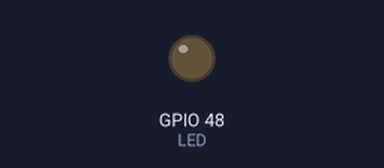
Bench run of a sketch on a simulated ESP32. On the bench: output pins drawn as LEDs (lit = HIGH).

Above: at 0.15 s.
At 19.98 s:
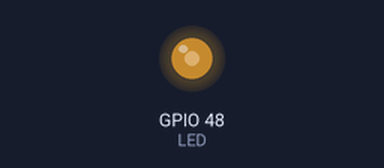
At 39.81 s:
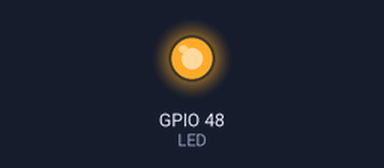
Timing chart, 0 to 40.0 s (numbered marks = the images above):
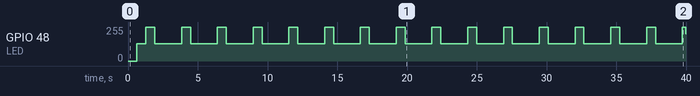

The sketch:

sketch_dec18b.ino
```cpp
//宏定义
#define Freq 2000
#define Resolution 8 //分辨率
#define LED 48

void setup() {
  // put your setup code here, to run once:
  ledcAttach(LED,Freq,Resolution);
}

void loop() {
  // put your main code here, to run repeatedly:
  for (int i = 0;i< pow(2,Resolution) ; i++)
{
  ledcWrite(LED,i);
  delay(5);
}
  for (int i = pow(2,Resolution);i>0 ; i--)
{
  ledcWrite(LED,i);
  delay(5);
}

}
```

Measured:
- by itself, GPIO 48 (LED): 0/255 → 128/255 at 0.64 s, → 255/255 0.64 s later, → 128/255 0.64 s later, → 255/255 1.9 s later, … (33 changes in this stretch)
